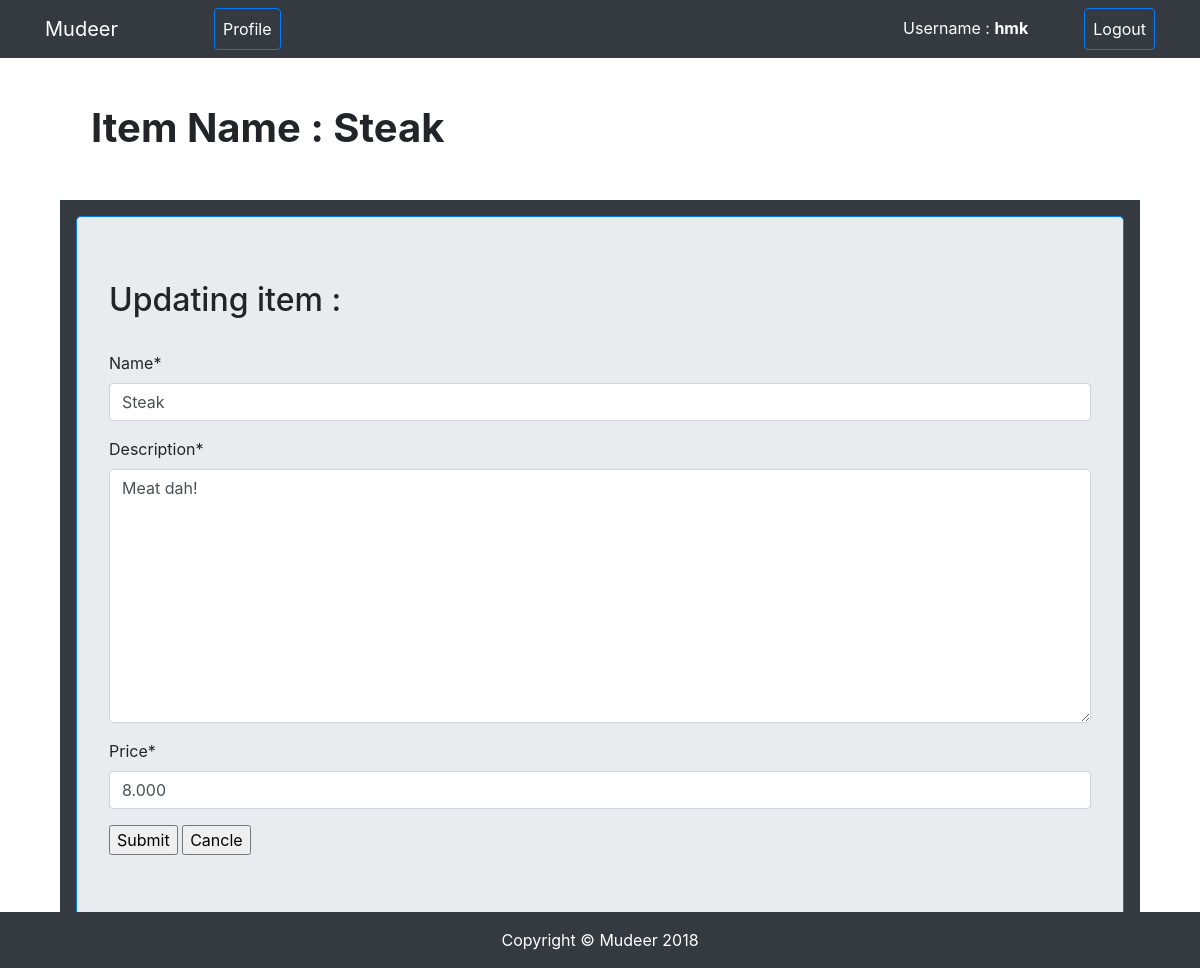
The page /update_item/1/ (signed in) on the database its author committed.
### POSsystem/models.py (models this page shows, shortened)
class Item(models.Model):
	category = models.ForeignKey(Category, on_delete=models.CASCADE)
	name = models.CharField(max_length=25)
	description = models.TextField()
	price = models.DecimalField(max_digits=5, decimal_places=3)

### POSsystem/views.py (the view, shortened to what this page needs)
# urls.py: path('update_item/<int:item_id>/', views.updateItem, name='update_item'),
def updateItem(request, item_id):
	item_obj = Item.objects.get(id=item_id)
	if not(request.user.is_staff or request.user==item_obj.category.restaurant.owner):
		raise Http404("You don't have permission")
	form = ItemForm(instance=item_obj)
	context = {
		"form": form,
		"item_obj": item_obj,
	}
	return render(request, 'update_item.html', context)

### POSsystem/forms.py
class ItemForm(forms.ModelForm):
	class Meta:
		model = Item
		fields = '__all__'
		exclude =['category']

### POSsystem/templates/update_item.html (shortened to what this page needs)
{% extends "base.html" %}
{% load crispy_forms_tags %}
{% block content %}
<div class="container">
	<div class="col-md-12">
		<h1 class="mt-5 ml-3"><strong>Item Name : {{item_obj.name}}</strong></h1>
	</div>
	<br>
	<div class="col-md-12 bg-dark mt-3 md-3 px-3 p-3">
		<form class="jumbotron border border-primary" action="{% url 'update_item' item_id=item_obj.id %}" method="POST">
			<h2> Updating item :</h2>
	<br>
		{{form|crispy}}
		<input type="submit" name="Update">
		<input type='submit' name="cancle" value="Cancle">
	</form>
</div>
</div>
{% endblock content %}

### POSsystem/templates/base.html (shortened to what this page needs)
<!DOCTYPE html>
<html lang="en">
{% load static %}
  <head>
    <link href="{% static 'vendor/bootstrap/css/bootstrap.min.css' %}" rel="stylesheet">
    <link href="{% static 'css/shop-homepage.css' %}" rel="stylesheet">
    <link rel="stylesheet" href="https://use.fontawesome.com/releases/v5.0.11/css/all.css">
  </head>
  <body>
    <nav class="navbar navbar-expand-lg navbar-dark bg-dark fixed-top ">
      <div class="container">
        <a class="navbar-brand mr-5" href="{% url 'profile_page' %}">Mudeer</a>
        <ul class="navbar-nav ml-5 ">
            <li class="nav-item active">
              <a class="nav-link btn btn-outline-primary" href="{% url 'profile_page' %}">Profile
              </a>
            </li>
          </ul>
        <div class="collapse navbar-collapse" id="navbarResponsive">
          <ul class="nav navbar-nav navbar-right ml-auto">
          {% if not user.is_authenticated %}
            <li class="nav-item">
              <a class="nav-link btn btn-outline-primary text-white" href="{% url 'register' %}">Register</a>
            </li>
            <li class="nav-item">
              <a class="nav-link btn btn-outline-primary text-white ml-3" href="{% url 'login' %}">Login</a>
            </li>
            {% else %}
            <li class="nav-item mr-5">
              <a class="nav-link text-white">Username : <strong>{{user.username}}</strong> </a>
            </li>
            <li class="nav-item">
              <a class="nav-link btn btn-outline-primary text-white" href="{% url 'logout' %}">Logout</a>
            </li>
          </ul>
          {% endif %}
        </div>
      </div>
    </nav>
    <div class="container" >
    {% block content %}
    {% endblock content %}
    </div>
    <div class="row">
    <footer class="mt-5 bg-dark col-md-12 col-sm-12 sticky-bottom" >
      <div class="container">
        <p class="text-center text-white mt-3">Copyright &copy; Mudeer 2018</p>
      </div>
    </footer>
    </div>
  </body>
</html>

### POSsystem/static/css/shop-homepage.css (style rules this page uses)
body { padding-top: 54px; }
@media (min-width: 992px) { body { padding-top: 56px; } }
footer { position: fixed !important; left: 0 !important; bottom: 0 !important; width: 100% !important; }

### rows shown on the page
Item: name "Steak", description "Meat dah!", price "8.000"

### other values the page prints
{{ user.username }} "hmk"
